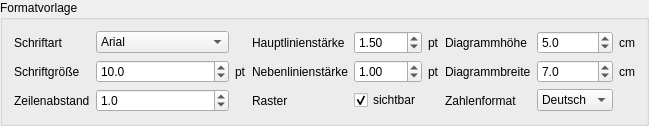
       <widget class="QGroupBox" name="groupBox_2">
        <property name="title">
         <string>Formatvorlage</string>
        </property>
        <layout class="QGridLayout" name="gridLayout">
         <item row="1" column="2">
          <widget class="QLabel" name="label_11">
           <property name="text">
            <string>pt</string>
           </property>
          </widget>
         </item>
         <item row="2" column="0">
          <widget class="QLabel" name="label_67">
           <property name="text">
            <string>Zeilenabstand</string>
           </property>
          </widget>
         </item>
         <item row="2" column="1">
          <widget class="QDoubleSpinBox" name="lineSpacing">
           <property name="decimals">
            <number>1</number>
           </property>
           <property name="minimum">
            <double>0.500000000000000</double>
           </property>
           <property name="maximum">
            <double>3.000000000000000</double>
           </property>
           <property name="singleStep">
            <double>0.100000000000000</double>
           </property>
           <property name="value">
            <double>1.000000000000000</double>
           </property>
          </widget>
         </item>
         <item row="0" column="1">
          <widget class="QComboBox" name="font">
           <item>
            <property name="text">
             <string>Arial</string>
            </property>
           </item>
           <item>
            <property name="text">
             <string>Times New Roman</string>
            </property>
           </item>
          </widget>
         </item>
         <item row="0" column="5">
          <widget class="QLabel" name="label_13">
           <property name="text">
            <string>pt</string>
           </property>
          </widget>
         </item>
         <item row="0" column="4">
          <widget class="QDoubleSpinBox" name="axesWidth">
           <property name="decimals">
            <number>2</number>
           </property>
           <property name="minimum">
            <double>-100.000000000000000</double>
           </property>
           <property name="maximum">
            <double>100.000000000000000</double>
           </property>
           <property name="singleStep">
            <double>0.250000000000000</double>
           </property>
           <property name="value">
            <double>1.500000000000000</double>
           </property>
          </widget>
         </item>
         <item row="1" column="3">
          <widget class="QLabel" name="label_8">
           <property name="text">
            <string>Nebenlinienstärke</string>
           </property>
          </widget>
         </item>
         <item row="1" column="6">
          <widget class="QLabel" name="label_17">
           <property name="text">
            <string>Diagrammbreite</string>
           </property>
          </widget>
         </item>
         <item row="0" column="0">
          <widget class="QLabel" name="label_2">
           <property name="text">
            <string>Schriftart</string>
           </property>
          </widget>
         </item>
         <item row="0" column="7">
          <widget class="QDoubleSpinBox" name="height">
           <property name="decimals">
            <number>1</number>
           </property>
           <property name="minimum">
            <double>0.000000000000000</double>
           </property>
           <property name="maximum">
            <double>100.000000000000000</double>
           </property>
           <property name="singleStep">
            <double>0.100000000000000</double>
           </property>
           <property name="value">
            <double>5.000000000000000</double>
           </property>
          </widget>
         </item>
         <item row="1" column="1">
          <widget class="QDoubleSpinBox" name="fontSize">
           <property name="decimals">
            <number>1</number>
           </property>
           <property name="minimum">
            <double>2.000000000000000</double>
           </property>
           <property name="maximum">
            <double>100.000000000000000</double>
           </property>
           <property name="singleStep">
            <double>0.500000000000000</double>
           </property>
           <property name="value">
            <double>10.000000000000000</double>
           </property>
          </widget>
         </item>
         <item row="0" column="3">
          <widget class="QLabel" name="label_4">
           <property name="text">
            <string>Hauptlinienstärke</string>
           </property>
          </widget>
         </item>
         <item row="1" column="0">
          <widget class="QLabel" name="label_5">
           <property name="text">
            <string>Schriftgröße</string>
           </property>
          </widget>
         </item>
         <item row="0" column="9">
          <widget class="QLabel" name="label_10">
           <property name="text">
            <string>cm</string>
           </property>
          </widget>
         </item>
         <item row="1" column="4">
          <widget class="QDoubleSpinBox" name="gridWidth">
           <property name="decimals">
            <number>2</number>
           </property>
           <property name="minimum">
            <double>0.000000000000000</double>
           </property>
           <property name="maximum">
            <double>100.000000000000000</double>
           </property>
           <property name="singleStep">
            <double>0.250000000000000</double>
           </property>
           <property name="value">
            <double>1.000000000000000</double>
           </property>
          </widget>
         </item>
         <item row="1" column="7">
          <widget class="QDoubleSpinBox" name="width">
           <property name="decimals">
            <number>1</number>
           </property>
           <property name="minimum">
            <double>0.000000000000000</double>
           </property>
           <property name="maximum">
            <double>100.000000000000000</double>
           </property>
           <property name="singleStep">
            <double>0.100000000000000</double>
           </property>
           <property name="value">
            <double>7.000000000000000</double>
           </property>
          </widget>
         </item>
         <item row="1" column="5">
          <widget class="QLabel" name="label_12">
           <property name="text">
            <string>pt</string>
           </property>
          </widget>
         </item>
         <item row="1" column="9">
          <widget class="QLabel" name="label_9">
           <property name="text">
            <string>cm</string>
           </property>
          </widget>
         </item>
         <item row="0" column="6">
          <widget class="QLabel" name="label_7">
           <property name="text">
            <string>Diagrammhöhe</string>
           </property>
          </widget>
         </item>
         <item row="2" column="6">
          <widget class="QLabel" name="label_3">
           <property name="text">
            <string>Zahlenformat</string>
           </property>
          </widget>
         </item>
         <item row="2" column="7">
          <widget class="QComboBox" name="numberFormat">
           <item>
            <property name="text">
             <string>Deutsch</string>
            </property>
           </item>
           <item>
            <property name="text">
             <string>Englisch</string>
            </property>
           </item>
          </widget>
         </item>
         <item row="2" column="4">
          <widget class="QCheckBox" name="gridVisible">
           <property name="text">
            <string>sichtbar</string>
           </property>
           <property name="checked">
            <bool>true</bool>
           </property>
          </widget>
         </item>
         <item row="2" column="3">
          <widget class="QLabel" name="label_22">
           <property name="text">
            <string>Raster</string>
           </property>
          </widget>
         </item>
        </layout>
       </widget>
